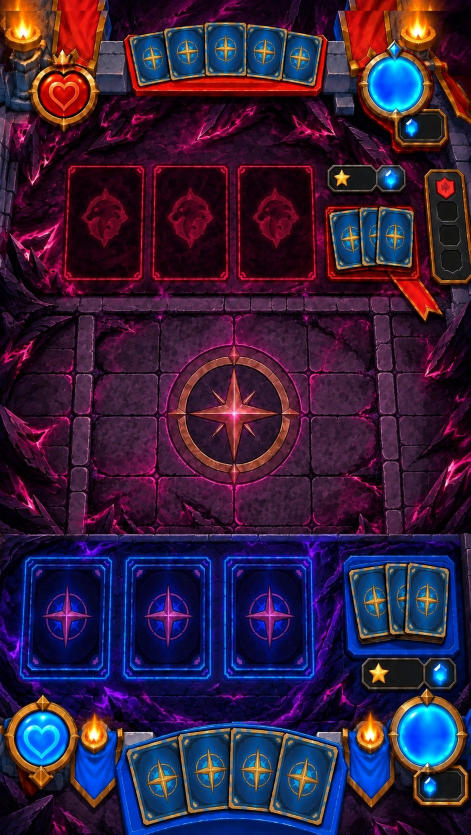
#> input picture art-src/moi-truong/bong-toi-du.jpg, 942 x 1670 px (shown at 1/2 size)
$ python pack.py ../../art-src/moi-truong/bong-toi-du.jpg out.png
#> lines starting #> are read from the running program, lines starting #| are printed output that depends on the picture; after the words box and inside, x2 and y2 are one past the last pixel; in counts of white or black regions, pixels touching at a corner belong together
import math, random, sys
from PIL import Image, ImageDraw, ImageFilter, ImageChops

LOGO = sys.argv[1]
OUT = sys.argv[2]
W, H = 420, 700
CR = 34  # crimp band height
random.seed(7)

def vgrad(w, h, stops):
#> called with w = 420, h = 700
    img = Image.new("RGB", (w, h))
#> img: PIL image 420x700 RGB; every value is 0
    px = img.load()
    for y in range(h):
        t = y / (h - 1)
        for i in range(len(stops) - 1):
            t0, c0 = stops[i]; t1, c1 = stops[i + 1]
            if t0 <= t <= t1:
                k = (t - t0) / (t1 - t0) if t1 > t0 else 0
                c = tuple(int(c0[j] + (c1[j] - c0[j]) * k) for j in range(3))
                break
        for x in range(w):
            px[x, y] = c
    return img

base = vgrad(W, H, [(0, (14, 30, 92)), (0.45, (30, 14, 74)), (1, (8, 6, 28))]).convert("RGBA")

# light rays behind the lion
cx, cy = W // 2, 322
rays = Image.new("RGBA", (W, H), (0, 0, 0, 0))
#> rays: PIL image 420x700 RGBA; every value is 0
d = ImageDraw.Draw(rays)
for i in range(22):
    a0 = i * (2 * math.pi / 22) + random.uniform(-0.05, 0.05)
    spread = random.uniform(0.035, 0.08)
    r = 900
    pts = [(cx, cy), (cx + r * math.cos(a0 - spread), cy + r * math.sin(a0 - spread)), (cx + r * math.cos(a0 + spread), cy + r * math.sin(a0 + spread))]
    alpha = random.randint(26, 60)
    d.polygon(pts, fill=(255, 196, 92, alpha))
rays = rays.filter(ImageFilter.GaussianBlur(3))
base = Image.alpha_composite(base, rays)

# warm glow in the middle, cool glow at the bottom
glow = Image.new("RGBA", (W, H), (0, 0, 0, 0))
g = ImageDraw.Draw(glow)
for r, a in [(250, 18), (190, 26), (130, 38), (80, 46)]:
    g.ellipse([cx - r, cy - r, cx + r, cy + r], fill=(255, 150, 60, a))
for r, a in [(240, 30), (170, 40)]:
    g.ellipse([cx - r * 1.4, H - 40 - r * 0.5, cx + r * 1.4, H - 40 + r * 0.5], fill=(70, 120, 255, a))
glow = glow.filter(ImageFilter.GaussianBlur(28))
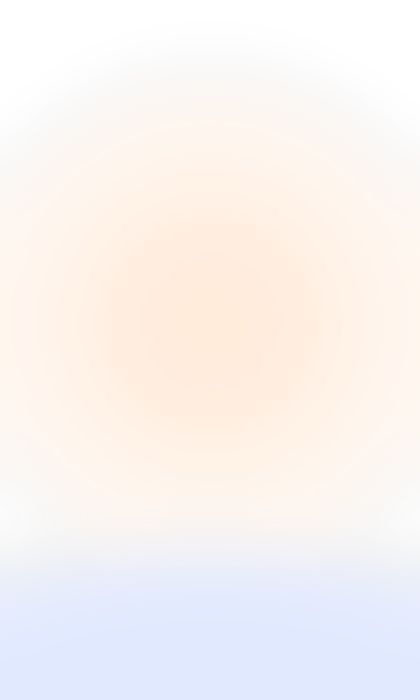
#> glow: PIL image 420x700 RGBA; mean R, G, B, A 168.2, 116, 91.2, 24.7; transparent parts drawn white
base = Image.alpha_composite(base, glow)
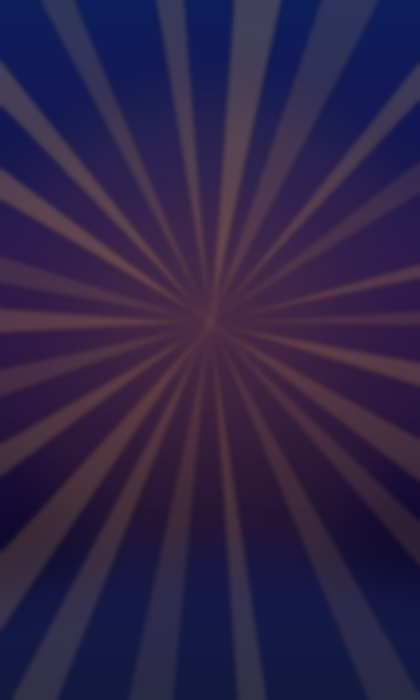
#> base: PIL image 420x700 RGBA; mean R, G, B, A 47.4, 35.5, 71.2, 255

# sparkles
sp = Image.new("RGBA", (W, H), (0, 0, 0, 0))
s = ImageDraw.Draw(sp)
for _ in range(70):
    x, y = random.uniform(14, W - 14), random.uniform(CR + 8, H - CR - 8)
    r = random.choice([0.8, 1.0, 1.3, 1.8])
    s.ellipse([x - r, y - r, x + r, y + r], fill=(255, 240, 200, random.randint(120, 230)))
for _ in range(9):
    x, y = random.uniform(30, W - 30), random.uniform(CR + 30, H - CR - 30)
    L = random.uniform(5, 10)
    s.line([x - L, y, x + L, y], fill=(255, 245, 210, 200), width=1)
    s.line([x, y - L, x, y + L], fill=(255, 245, 210, 200), width=1)
#> this loop made 9 passes
#> (x, y, L) on passes 1 to 9: (181.7, 268, 5.46), (161.7, 257.3, 7.29), (283.1, 283.8, 7.59), (136.4, 613.6, 5.56), (360.7, 194.7, 9.38), (60.26, 219.5, 9.53), (95.36, 496.3, 9.1), (335.9, 450.7, 9.73), (176.1, 370.9, 7.57)
sp = sp.filter(ImageFilter.GaussianBlur(0.6))
base = Image.alpha_composite(base, sp)

# the logo
logo = Image.open(LOGO).convert("RGBA")
logo = logo.crop(logo.getchannel("A").getbbox())
lw = 396
logo = logo.resize((lw, round(logo.height * lw / logo.width)), Image.LANCZOS)
#> logo: PIL image 396x702 RGBA
shadow = Image.new("RGBA", (W, H), (0, 0, 0, 0))
sh = Image.new("RGBA", logo.size, (0, 0, 0, 0))
#> sh: PIL image 396x702 RGBA; every value is 0
sh.putalpha(logo.getchannel("A").point(lambda v: int(v * 0.75)))
shadow.paste(sh, ((W - lw) // 2 + 4, 172 + 10), sh)
shadow = shadow.filter(ImageFilter.GaussianBlur(10))
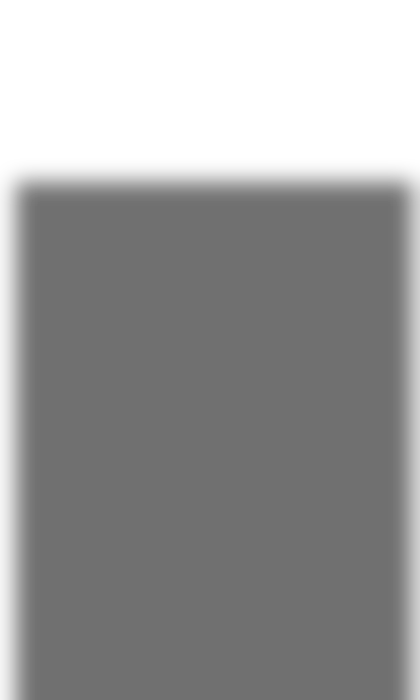
#> shadow: PIL image 420x700 RGBA; mean R, G, B, A 0, 0, 0, 99.6; transparent parts drawn white
base = Image.alpha_composite(base, shadow)
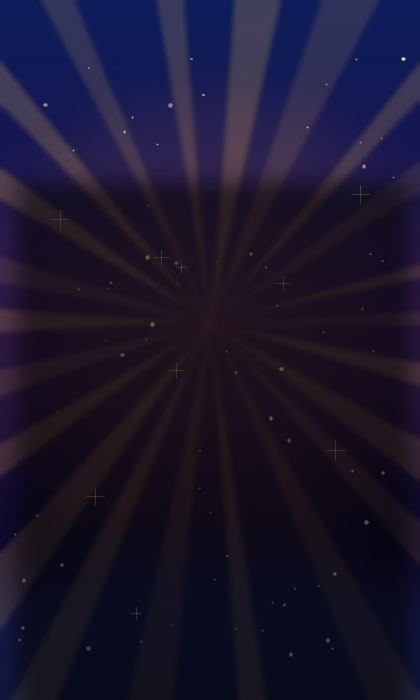
#> base: PIL image 420x700 RGBA; mean R, G, B, A 27.6, 22.1, 45.3, 255
base.alpha_composite(logo, ((W - lw) // 2, 172))

# gold frame lines between the crimps
fr = ImageDraw.Draw(base)
for inset, col, wid in [(9, (120, 84, 20, 255), 4), (9, (246, 212, 120, 255), 2), (15, (255, 236, 170, 120), 1)]:
    fr.rectangle([inset, CR + 4, W - 1 - inset, H - CR - 5], outline=col, width=wid)

# crimped foil bands top and bottom
def band(h, flip):
#> called with h = 34, flip = False
    b = vgrad(W, h, [(0, (250, 226, 150)), (0.5, (176, 128, 40)), (1, (92, 60, 14))]).convert("RGBA")
#> in vgrad (call 2), `img = Image.new("RGB", (w, h))`: img: PIL image 420x34 RGB; every value is 0
    if flip:
        b = b.transpose(Image.FLIP_TOP_BOTTOM)
    bd = ImageDraw.Draw(b)
    for x in range(0, W, 6):
        bd.line([x, 0, x, h], fill=(255, 250, 220, 90), width=2)
        bd.line([x + 3, 0, x + 3, h], fill=(60, 36, 4, 90), width=1)
    # zigzag outer edge
    mask = Image.new("L", (W, h), 255)
#> mask: PIL image 420x34 L; every value is 255
    md = ImageDraw.Draw(mask)
    tooth = 10
    for x in range(-tooth, W + tooth, tooth):
        tri = [(x, 0), (x + tooth, 0), (x + tooth / 2, 6)] if not flip else [(x, h), (x + tooth, h), (x + tooth / 2, h - 6)]
        md.polygon(tri, fill=0)
    b.putalpha(mask)
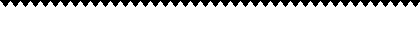
#> mask: PIL image 420x34 L; 88.2% white; 1 black region, box (x1, y1, x2, y2) and area: (0, 0, 420, 7) 1680
    return b

top = band(CR, False)
bottom = band(CR, True)
#> in band (call 2), `b.putalpha(mask)`: mask: PIL image 420x34 L; 91.2% white; 42 black regions, largest, box (x1, y1, x2, y2) and area: (1, 28, 10, 34) 30, (11, 28, 20, 34) 30, (21, 28, 30, 34) 30
base.alpha_composite(top, (0, 0))
base.alpha_composite(bottom, (0, H - CR))
# a dark seam under/over each band
fr.line([0, CR, W, CR], fill=(40, 24, 4, 255), width=2)
fr.line([0, H - CR - 1, W, H - CR - 1], fill=(40, 24, 4, 255), width=2)

# soft side shading so the pack reads as a pouch
shade = Image.new("RGBA", (W, H), (0, 0, 0, 0))
sd = ImageDraw.Draw(shade)
for i in range(26):
    a = int(90 * (1 - i / 26) ** 2)
    sd.line([i, 0, i, H], fill=(0, 0, 0, a))
    sd.line([W - 1 - i, 0, W - 1 - i, H], fill=(0, 0, 0, a))
gloss = Image.new("RGBA", (W, H), (0, 0, 0, 0))
gd = ImageDraw.Draw(gloss)
gd.polygon([(W * 0.12, 0), (W * 0.30, 0), (W * 0.02, H), (-W * 0.16, H)], fill=(255, 255, 255, 26))
gloss = gloss.filter(ImageFilter.GaussianBlur(8))
alpha = base.getchannel("A")
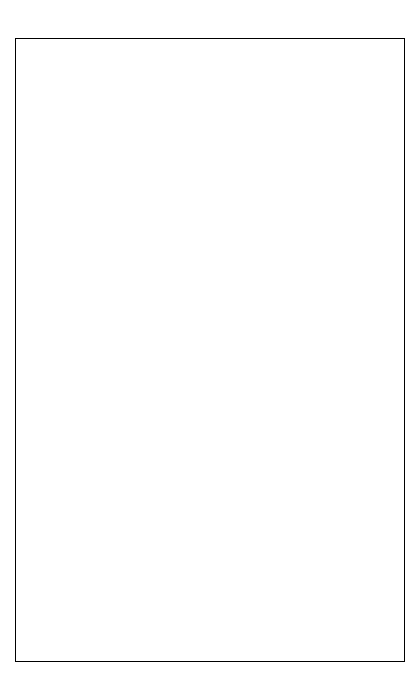
#> alpha: PIL image 420x700 L; values 120 (black) and 255 (white), 99.3% white; black in thin lines or dots, all inside (x1, y1, x2, y2) = (15, 38, 405, 662)
base = Image.alpha_composite(base, shade)
base = Image.alpha_composite(base, gloss)
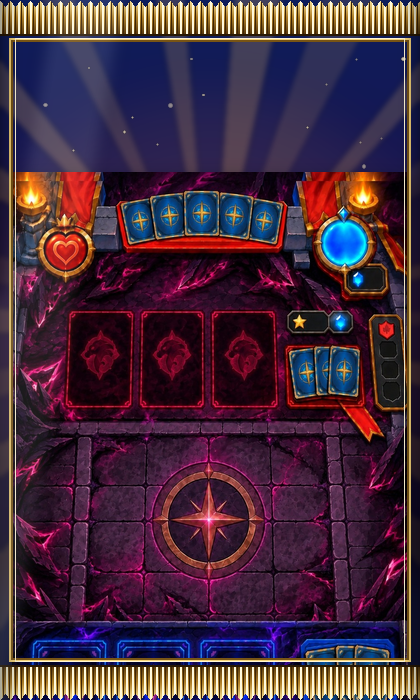
#> base: PIL image 420x700 RGBA; mean R, G, B, A 71.6, 45, 61.8, 254.1; transparent parts drawn white
base.putalpha(alpha)
base.save(OUT, quality=88, method=6)
print(base.size)
#| (420, 700)

$ run again, on art-src/moi-truong/dat-da-tren.jpg
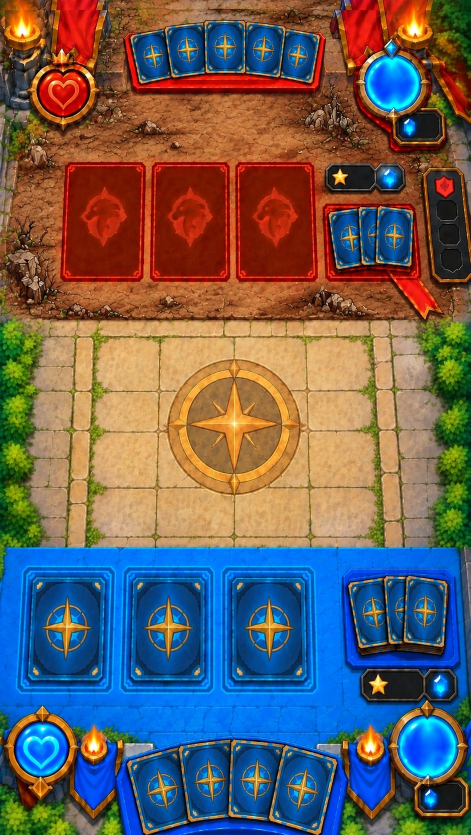
#> input picture art-src/moi-truong/dat-da-tren.jpg, 942 x 1670 px (shown at 1/2 size)
#> img: PIL image 420x700 RGB; every value is 0
#> the loop `for _ in range(9):` made 9 passes
#> (x, y, L) on passes 1 to 8: (181.7, 268, 5.46), (161.7, 257.3, 7.29), (283.1, 283.8, 7.59), (136.4, 613.6, 5.56), (360.7, 194.7, 9.38), (60.26, 219.5, 9.53), (95.36, 496.3, 9.1), (335.9, 450.7, 9.73)
#> `logo = logo.resize((lw, round(logo.height * lw / logo.width)), Image.L..`:
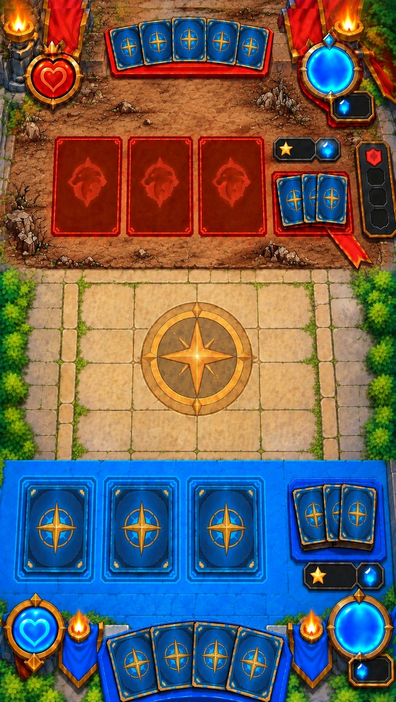
#> logo: PIL image 396x702 RGBA; mean R, G, B, A 105.4, 95.7, 92, 255
#> img: PIL image 420x34 RGB; every value is 0
#> alpha: PIL image 420x700 L; values 120 (black) and 255 (white), 99.3% white; black in thin lines or dots, all inside (x1, y1, x2, y2) = (15, 38, 405, 662)
#> `base = Image.alpha_composite(base, gloss)`:
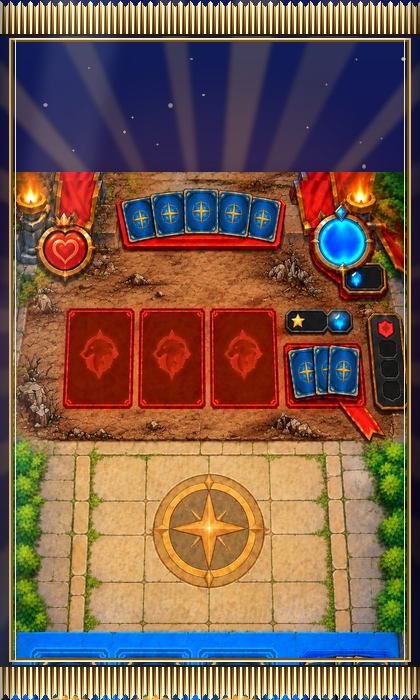
#> base: PIL image 420x700 RGBA; mean R, G, B, A 121.1, 91.9, 75.8, 254.1; transparent parts drawn white
#| (420, 700)

$ run again, on art-src/moi-truong/nui-du-goc-thieu-o.jpg
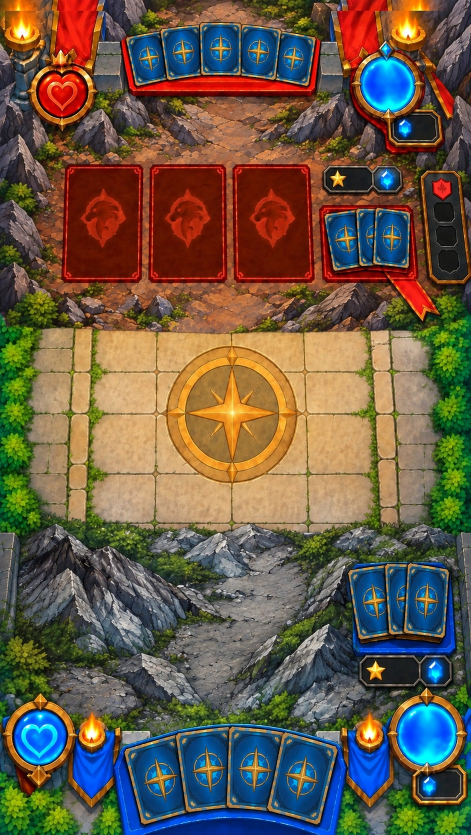
#> input picture art-src/moi-truong/nui-du-goc-thieu-o.jpg, 942 x 1670 px (shown at 1/2 size)
#> img: PIL image 420x700 RGB; every value is 0
#> the loop `for _ in range(9):` made 9 passes
#> (x, y, L) on passes 1 to 8: (181.7, 268, 5.46), (161.7, 257.3, 7.29), (283.1, 283.8, 7.59), (136.4, 613.6, 5.56), (360.7, 194.7, 9.38), (60.26, 219.5, 9.53), (95.36, 496.3, 9.1), (335.9, 450.7, 9.73)
#> `logo = logo.resize((lw, round(logo.height * lw / logo.width)), Image.L..`:
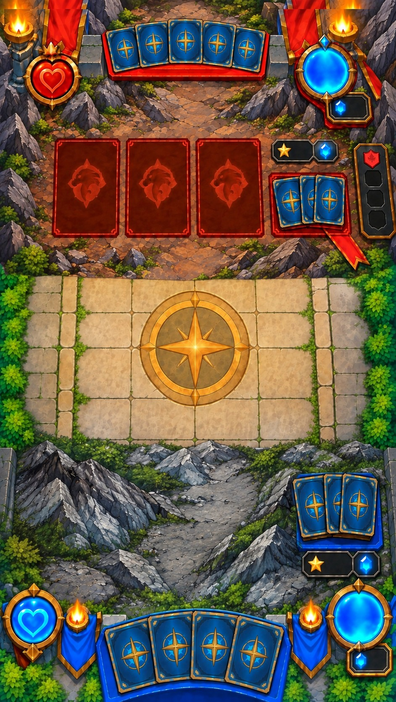
#> logo: PIL image 396x702 RGBA; mean R, G, B, A 105, 90.4, 71.4, 255
#> img: PIL image 420x34 RGB; every value is 0
#> alpha: PIL image 420x700 L; values 120 (black) and 255 (white), 99.3% white; black in thin lines or dots, all inside (x1, y1, x2, y2) = (15, 38, 405, 662)
#> `base = Image.alpha_composite(base, gloss)`:
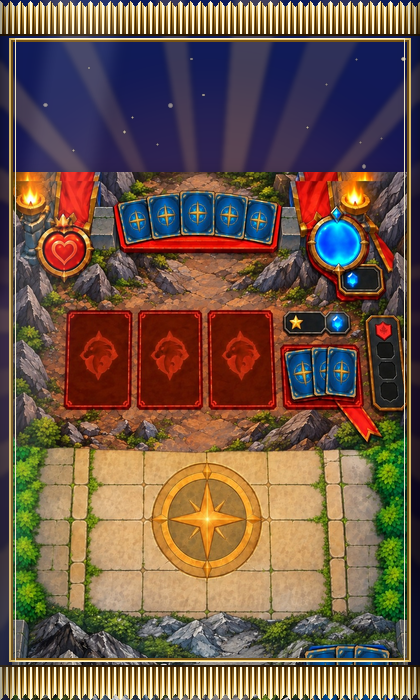
#> base: PIL image 420x700 RGBA; mean R, G, B, A 111.8, 87.8, 71.1, 254.1; transparent parts drawn white
#| (420, 700)
